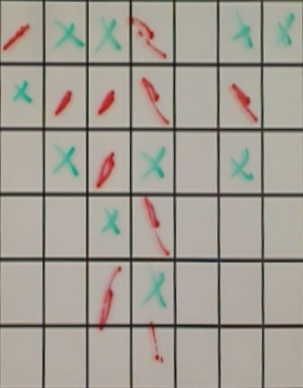
#> input picture oben_warped.jpg, 303 x 388 px
$ python grid.py ../oben_warped.jpg
#> lines starting #> are read from the running program, lines starting #| are printed output that depends on the picture; after the words box and inside, x2 and y2 are one past the last pixel; in counts of white or black regions, pixels touching at a corner belong together
"""Try to find a grid (or a chessboard) in the given image.
"""
from copy import deepcopy
import cv2
import math
import imutils
import numpy as np

debug_export_path = "/home/flyingdutchman/Bilder/"


class GridFinderException(Exception):
    """Exception thrown by GridFinder when somethings wrong"""
    pass


class Grid(object):
    """Given the result of a cv2.Canny, find a grid in the given image.
    The grid have no start and no end, only a "cell width" and an
    anchor (an intersection, so you can anlign the grid with the image).
    Exposes a list of columns (x, width) and a list of rows (y, height),
    as self.all_x and self.all_y.
    Exposes a all_cells() method, yielding every cells as tuples
    of (x, y, width, height).
    And a draw(self, image, color=(255, 0, 0), thickness=2) method,
    to draw the grid on a given image, usefull to check for correctness.
    """


def parse_args(args=None):
    """Return parsed arguments from command line"""
    from argparse import ArgumentParser
    parser = ArgumentParser(description='Grid finder')
    parser.add_argument('file', help='Input image')
    parser.add_argument('--hc', help='Color of the human player.'
                                     'Default = red', default='red')
    parser.add_argument('--rc', help='Color of the robot player.'
                                     'Default = green', default='green')
    parser.add_argument('--bb', help='Buffer to add around detected rectangle to improve grid detection.'
                                     'Default = 1', default='1')
    parser.add_argument('--resize', help='Resizes the input image for better performance.'
                                         'Default = 500', default='500')
    parser.add_argument('--saturation', help='Modify the saturation of the input image.'
                                             'Default = 1', default='1')
    if args is None:
        return parser.parse_args()
    return parser.parse_args(args)


def four_point_transform(image, pts):
    # obtain a consistent order of the points and unpack them
    # individually
    rect = order_points(pts)
    (tl, tr, br, bl) = rect

    # warp_image(image, tl, tr, br, bl)
    # compute the width of the new image, which will be the
    # maximum distance between bottom-right and bottom-left
    # x-coordiates or the top-right and top-left x-coordinates
    widthA = np.sqrt(((br[0] - bl[0]) ** 2) + ((br[1] - bl[1]) ** 2))
    widthB = np.sqrt(((tr[0] - tl[0]) ** 2) + ((tr[1] - tl[1]) ** 2))
    maxWidth = max(int(widthA), int(widthB))
    # compute the height of the new image, which will be the
    # maximum distance between the top-right and bottom-right
    # y-coordinates or the top-left and bottom-left y-coordinates
    heightA = np.sqrt(((tr[0] - br[0]) ** 2) + ((tr[1] - br[1]) ** 2))
    heightB = np.sqrt(((tl[0] - bl[0]) ** 2) + ((tl[1] - bl[1]) ** 2))
    maxHeight = max(int(heightA), int(heightB))

    converted_red_pixel_value = [0, 0]
    converted_green_pixel_value = [maxWidth, 0]
    converted_black_pixel_value = [0, maxHeight]
    converted_blue_pixel_value = [maxWidth, maxHeight]

    point_matrix = np.float32([tl, tr, br, bl])

    # Convert points
    converted_points = np.float32([converted_red_pixel_value, converted_green_pixel_value, converted_black_pixel_value,
                                   converted_blue_pixel_value])

    # perspective transform
    perspective_transform = cv2.getPerspectiveTransform(point_matrix, converted_points)
    img_Output = cv2.warpPerspective(image, perspective_transform, (maxWidth, maxHeight))
    return img_Output


def grid_as_json(img, grid, human_color, robot_color, saturation: float):
    """Export the given grid as a json file containing a list of cells as:
    {'x': ..., 'y': ..., 'color': ...}
    """
    import json
    columns = {}

    #img = cv2.imread('/home/flyingdutchman/IdeaProjects/Bildverarbeitung2/oben_warped.jpg')
    #img_flat = img.copy()

    if img.shape[1] > 500:
        img_flat = imutils.resize(img, 500)
    else:
        img_flat = img.copy()
    # img_flat = cv2.rotate(img_flat, cv2.ROTATE_90_COUNTERCLOCKWISE)
    img_flat = increase_brightness(img_flat, 40)
    img_flat = modify_saturation(img_flat, saturation)

    #cv2.imwrite(debug_export_path + 'premod.jpg', img)
    #cv2.imwrite(debug_export_path + 'postmod.jpg', img_flat)

    # height, width, number of channels in image
    height = img_flat.shape[0]
    width = img_flat.shape[1]
    cell_width = (width / 7)
    cell_height = (height / 6)

    for column in range(1, 8):
        rows = {}
        for row in range(1, 7):
            y = math.ceil((cell_width * column) - cell_width)
            x = math.ceil((cell_height * row) - cell_height)
            img_flat[x:x + 5, y:y + 5] = [0, 0, 0]

            # We only want a smaller area of the cell
            center_x = x + int(cell_height / 2)
            center_y = y + int(cell_width / 2)
            offset_x_left = center_x - int(cell_height / 3)
            offset_x_right = center_x + int(cell_height / 3)
            offset_y_top = center_y - int(cell_width / 3)
            offset_y_bottom = center_y + int(cell_width / 3)

            average = img_flat[offset_x_left:offset_x_right, offset_y_top:offset_y_bottom].mean(axis=0).mean(axis=0)
            # average = cv2.mean(img_flat[x:x + cell_width, y:y + cell_height])

            color = find_base_color(average)
            rows['Row' + (str(row))] = color_to_player(color, human_color, robot_color)
            #if color != [255, 255, 255]:
            img_flat[offset_x_left:offset_x_right, offset_y_top:offset_y_bottom] = color
            img_flat[center_x - 5:center_x + 5, center_y - 5:center_y + 5] = [0, 0, 0]

        columns['Column' + (str(column))] = deepcopy(rows)

    cv2.imwrite(debug_export_path + 'final.jpg', img_flat)
    return json.dumps(columns, indent=4)


def color_to_player(color, human_color, robot_color):
    if color == [255, 0, 0]:
        color_string = 'blue'
    elif color == [0, 255, 0]:
        color_string = 'green'
    elif color == [0, 0, 255]:
        color_string = 'red'
    else:
        color_string = 'white'

    if color_string == human_color:
        return 'h'
    elif color_string == robot_color:
        return 'r'
    else:
        return '0'


def find_base_color(mean_color):
    low_red = [0, 30, 20]
    high_red = [18, 255, 255]
    low_red_2 = [165, 35, 20]
    high_red_2 = [180, 255, 255]
    low_blue = [90, 50, 20]
    high_blue = [135, 255, 255]
    low_green = [35, 20, 20]
    high_green = [105, 255, 255]

    hsv_mean = cv2.cvtColor(np.uint8([[mean_color]]), cv2.COLOR_BGR2HSV)

    if blue_green_in_bound(hsv_mean[0][0], low_green, high_green):
        return [0, 255, 0]
    if blue_green_in_bound(hsv_mean[0][0], low_blue, high_blue):
        return [255, 0, 0]
    if red_in_bound(hsv_mean[0][0], low_red, high_red, low_red_2, high_red_2):
        return [0, 0, 255]
    return [255, 255, 255]


def increase_brightness(img, value=30):
    hsv = cv2.cvtColor(img, cv2.COLOR_BGR2HSV)
    h, s, v = cv2.split(hsv)

    lim = 255 - value
    v[v > lim] = 255
    v[v <= lim] += value

    final_hsv = cv2.merge((h, s, v))
    img = cv2.cvtColor(final_hsv, cv2.COLOR_HSV2BGR)
    return img


def modify_saturation(img, value):
    hsv_img = cv2.cvtColor(img, cv2.COLOR_BGR2HSV)
    hsv_img[..., 1] = hsv_img[..., 1] * value
    return cv2.cvtColor(hsv_img, cv2.COLOR_HSV2BGR)


def blue_green_in_bound(array, lower_bound, upper_bound):
    if array[0] >= lower_bound[0] and array[1] >= lower_bound[1] and array[2] >= lower_bound[2]:
        if array[0] <= upper_bound[0] and array[1] <= upper_bound[1] and array[2] <= upper_bound[2]:
            return True
    return False


def red_in_bound(array, lower_bound, upper_bound, red_second_lower_bound=None, red_second_upper_bound=None):
    if red_second_upper_bound is not None:
        if (array[0] >= lower_bound[0] and array[1] >= lower_bound[1] and array[2] >= lower_bound[2]) or \
                (array[0] >= red_second_lower_bound[0] and array[1] >= red_second_lower_bound[1] and array[2] >=
                 red_second_lower_bound[2]):
            if (array[0] <= upper_bound[0] and array[1] <= upper_bound[1] and array[2] <= upper_bound[2]) or \
                    (array[0] <= red_second_upper_bound[0] and array[1] <= red_second_upper_bound[1] and array[2] <=
                     red_second_upper_bound[2]):
                return True

    return False


def order_points(pts):
    most_left_top_to_bottom = sorted(sorted(pts, key=lambda element: (element[0][0], element[0][1]))[:2],
                                     key=lambda element: (element[0][1]))[:2]
    most_right_top_to_bottom = sorted(sorted(pts, key=lambda element: (element[0][0], element[0][1]))[2:4],
                                      key=lambda element: (element[0][1]))[:2]

    rect = np.zeros((4, 2), dtype="float32")
    rect[0] = most_left_top_to_bottom[0]  # Top left
    rect[1] = most_right_top_to_bottom[0]  # Top right
    rect[2] = most_left_top_to_bottom[1]  # Bottom left
    rect[3] = most_right_top_to_bottom[1]  # Bottom right
    return rect


def find_outer_bounds(img, border_buffer=1):
    gray = cv2.cvtColor(img, cv2.COLOR_BGR2GRAY)
    blur = cv2.GaussianBlur(gray, (7, 7), 0)
    thresh = cv2.adaptiveThreshold(blur, 255, 1, 1, 11, 2)
    contours, _ = cv2.findContours(thresh, cv2.RETR_TREE, cv2.CHAIN_APPROX_SIMPLE)
    max_area = 0
    c = 0
    for i in contours:
        area = cv2.contourArea(i)
        if area > 1000:
            if area > max_area:
                max_area = area
                best_cnt = i
        c += 1

    mask = np.zeros(gray.shape, np.uint8)
    cv2.drawContours(mask, [best_cnt], 0, 255, -1)
    cv2.drawContours(mask, [best_cnt], 0, 0, 2)

    out = np.zeros_like(gray)
    out[mask == 255] = gray[mask == 255]

    # Get the corners of our grid
    corners = cv2.goodFeaturesToTrack(mask, 4, 0.1, 100)

    # Abort execution if no rectangle could be found
    if corners is None or len(corners) < 4:
        return False, _, _, _, _, _

    # Sort the corners
    most_left_top_to_bottom = sorted(sorted(corners, key=lambda element: (element[0][0], element[0][1]))[:2],
                                     key=lambda element: (element[0][1]))[:2]
    most_right_top_to_bottom = sorted(sorted(corners, key=lambda element: (element[0][0], element[0][1]))[2:4],
                                      key=lambda element: (element[0][1]))[:2]

    corners = deepcopy(corners)
    corners[0] = deepcopy(most_left_top_to_bottom[0])  # top left
    corners[1] = deepcopy(most_right_top_to_bottom[0])  # top right
    corners[2] = deepcopy(most_right_top_to_bottom[1])  # bottom right
    corners[3] = deepcopy(most_left_top_to_bottom[1])  # bottom left

    # Move corners slightly to create a buffer in order to improve grid detection
    corners[0][0][0] -= border_buffer
    corners[0][0][1] -= border_buffer
    corners[1][0][0] += border_buffer
    corners[1][0][1] -= border_buffer
    corners[2][0][0] += border_buffer
    corners[2][0][1] += border_buffer
    corners[3][0][0] -= border_buffer
    corners[3][0][1] += border_buffer

    # Create our warped image
    warped = four_point_transform(img, corners)
    cv2.imwrite('/home/test/Bildverarbeitung/warped.jpg', warped)
    return True, warped, corners[0], corners[1], corners[2], corners[3]


def find_grid(filename: str, resize: int, border_buffer: int):
    """Find a grid pattern in the given file.
    Returns a tuple containing a flattened image so the found grid is
    now a rectangle, and a `Grid` object representing the found grid.
    """
    img = cv2.imread(filename)
    img = imutils.resize(img, resize)
    found, new_img, top_left, top_right, bottom_right, bottom_left = find_outer_bounds(img, border_buffer)
    grid = Grid()
    return new_img, grid


def json(arguments):
    return _run(parse_args(arguments))


def _run(args):
    img, grid = find_grid(args.file, int(args.resize), int(args.bb))
#> in find_grid, img is the input picture: shape (388, 303, 3); mean B, G, R 148.9, 158.3, 163.5
#> in find_outer_bounds, `thresh = cv2.adaptiveThreshold(blur, 255, 1, 1, 11, 2)`:
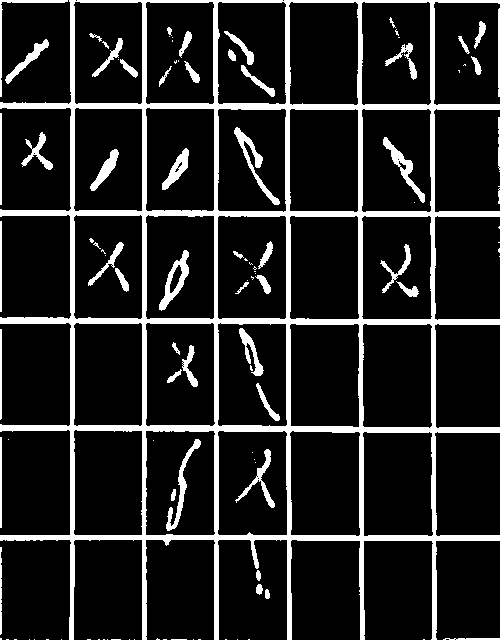
#> thresh: shape (640, 500); 13.8% white; 110 white regions (57 under 20 px)
#> in find_outer_bounds, `contours, _ = cv2.findContours(thresh, cv2.RETR_TREE, cv2.CHAIN_APPROX..`: contours = 163 contours, 87 with area under 20; largest, box (x1, y1, x2, y2) and area: (0, 0, 500, 640) 202392, (145, 430, 216, 536) 7147, (73, 429, 143, 536) 7144, (289, 430, 361, 537) 7140, (217, 430, 288, 536) 7125
#> the loop in find_outer_bounds, `for i in contours:` made 163 passes
#> (area, max_area) on pass 52: (202392, 202392)
#> area on passes 22, 25, 26, 27, 28, 40: 43.5, 30.5, 45, 31, 73.5, 284.5
#> after the loop in find_outer_bounds, `for i in contours:`: best_cnt = contour of 394 points, box (x1, y1, x2, y2) (0, 0, 500, 640), area 202392; c = 163; max_area = 202392
#> in find_outer_bounds, `cv2.drawContours(mask, [best_cnt], 0, 255, -1)`: mask: shape (640, 500); 64% white; 19 black regions (2 under 20 px), largest, box (x1, y1, x2, y2) and area: (0, 430, 70, 535) 7279, (0, 0, 71, 104) 7209, (0, 215, 71, 319) 7092
#> in find_outer_bounds, `cv2.drawContours(mask, [best_cnt], 0, 0, 2)`:
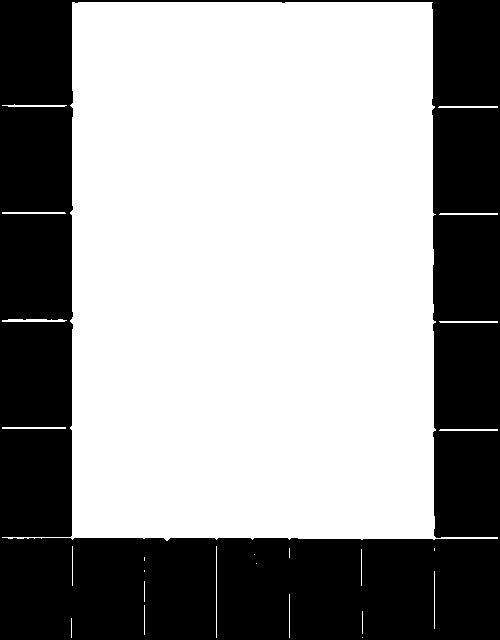
#> mask: shape (640, 500); 61.1% white; 1 black region, box (x1, y1, x2, y2) and area: (0, 0, 500, 640) 124491
#> in find_outer_bounds, `out[mask == 255] = gray[mask == 255]`:
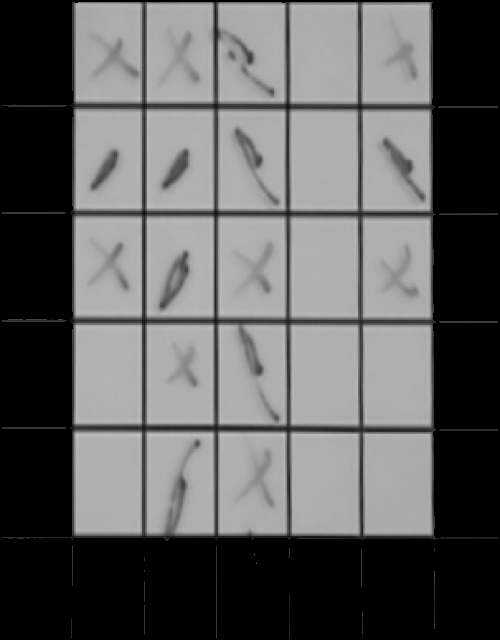
#> out: shape (640, 500); min 0, max 197, mean 95.3
#> in find_outer_bounds, `corners = cv2.goodFeaturesToTrack(mask, 4, 0.1, 100)`: corners = [[73, 3], [72, 538], [434, 214], [432, 2]]
#> in find_outer_bounds, `most_left_top_to_bottom = sorted(sorted(corners, key=lambda element: (..`: most_left_top_to_bottom = [[[73, 3]], [[72, 538]]]
#> in find_outer_bounds, `most_right_top_to_bottom = sorted(sorted(corners, key=lambda element: ..`: most_right_top_to_bottom = [[[432, 2]], [[434, 214]]]
#> in order_points, `most_left_top_to_bottom = sorted(sorted(pts, key=lambda element: (elem..`: most_left_top_to_bottom = [[[72, 2]], [[71, 539]]]
#> in order_points, `most_right_top_to_bottom = sorted(sorted(pts, key=lambda element: (ele..`: most_right_top_to_bottom = [[[433, 1]], [[435, 215]]]
#> in four_point_transform, `rect = order_points(pts)`: rect = [[72, 2], [433, 1], [71, 539], [435, 215]]
#> in four_point_transform, `(tl, tr, br, bl) = rect`: tl = [72, 2]; tr = [433, 1]; br = [71, 539]; bl = [435, 215]
#> in four_point_transform, `widthA = np.sqrt(((br[0] - bl[0]) ** 2) + ((br[1] - bl[1]) ** 2))`: widthA = 487.3
#> in four_point_transform, `widthB = np.sqrt(((tr[0] - tl[0]) ** 2) + ((tr[1] - tl[1]) ** 2))`: widthB = 361
#> in four_point_transform, `maxWidth = max(int(widthA), int(widthB))`: maxWidth = 487
#> in four_point_transform, `heightA = np.sqrt(((tr[0] - br[0]) ** 2) + ((tr[1] - br[1]) ** 2))`: heightA = 648.5
#> in four_point_transform, `heightB = np.sqrt(((tl[0] - bl[0]) ** 2) + ((tl[1] - bl[1]) ** 2))`: heightB = 420.9
#> in four_point_transform, `maxHeight = max(int(heightA), int(heightB))`: maxHeight = 648
#> in four_point_transform, `converted_green_pixel_value = [maxWidth, 0]`: converted_green_pixel_value = [487, 0]
#> in four_point_transform, `converted_black_pixel_value = [0, maxHeight]`: converted_black_pixel_value = [0, 648]
#> in four_point_transform, `converted_blue_pixel_value = [maxWidth, maxHeight]`: converted_blue_pixel_value = [487, 648]
#> in four_point_transform, `point_matrix = np.float32([tl, tr, br, bl])`: point_matrix = [[72, 2], [433, 1], [71, 539], [435, 215]]
#> in four_point_transform, `converted_points = np.float32([converted_red_pixel_value, converted_gr..`: converted_points = [[0, 0], [487, 0], [0, 648], [487, 648]]
#> in four_point_transform, `perspective_transform = cv2.getPerspectiveTransform(point_matrix, conv..`: perspective_transform = [[0.485, 0.000904, -34.94], [0.00304, 1.1, -2.41], [-0.00148, 2.5e-05, 1]]
#> in four_point_transform, `img_Output = cv2.warpPerspective(image, perspective_transform, (maxWid..`:
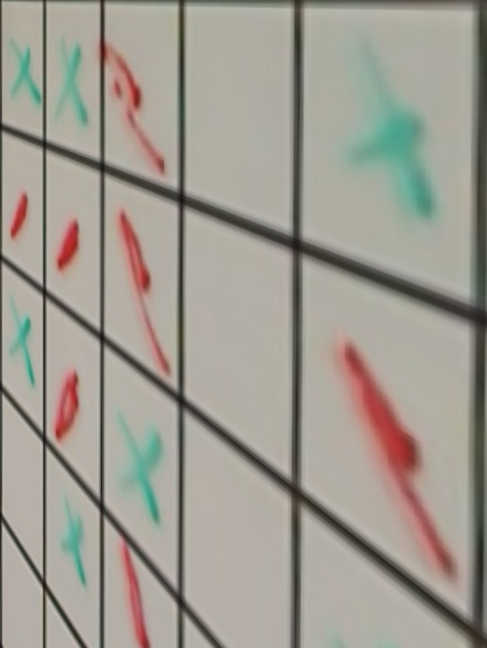
#> img_Output: shape (648, 487, 3); mean B, G, R 145.3, 155.1, 159.7
#> in find_grid, `found, new_img, top_left, top_right, bottom_right, bottom_left = find_..`: found = True; top_left = [[72, 2]]; top_right = [[433, 1]]; bottom_right = [[435, 215]]; bottom_left = [[71, 539]]
    return grid_as_json(img, grid, args.hc, args.rc, float(args.saturation))
#> in increase_brightness, `hsv = cv2.cvtColor(img, cv2.COLOR_BGR2HSV)`: hsv: shape (648, 487, 3); mean H, S, V 26.5, 29.9, 162.5
#> in increase_brightness, `h, s, v = cv2.split(hsv)`:
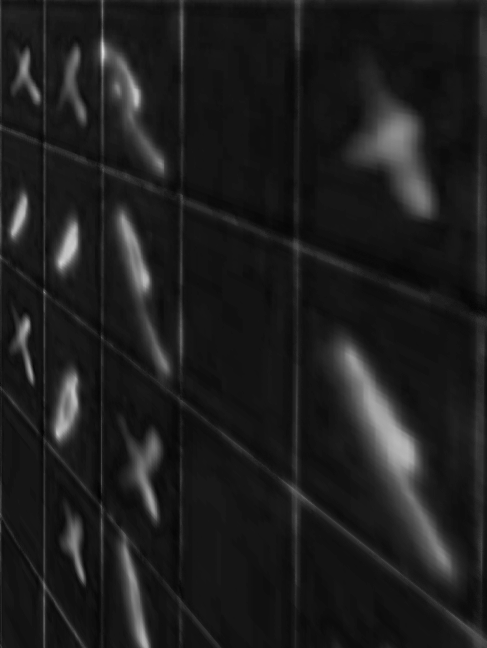
#> s: shape (648, 487); min 2, max 221, mean 29.9
#> in increase_brightness, `final_hsv = cv2.merge((h, s, v))`: final_hsv: shape (648, 487, 3); mean H, S, V 26.5, 29.9, 202.5
#> in increase_brightness, `img = cv2.cvtColor(final_hsv, cv2.COLOR_HSV2BGR)`:
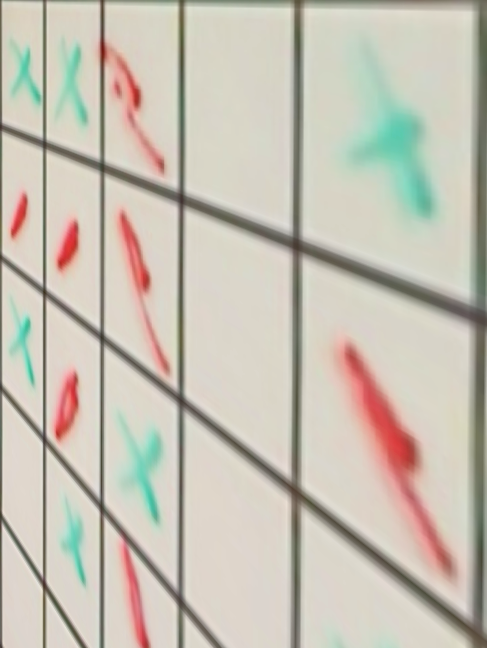
#> img: shape (648, 487, 3); mean B, G, R 180.4, 193.1, 198.9
#> in modify_saturation, `hsv_img = cv2.cvtColor(img, cv2.COLOR_BGR2HSV)`: hsv_img: shape (648, 487, 3); mean H, S, V 26.3, 30.6, 202.5
#> after the loop in grid_as_json, `for column in range(1, 8):`:
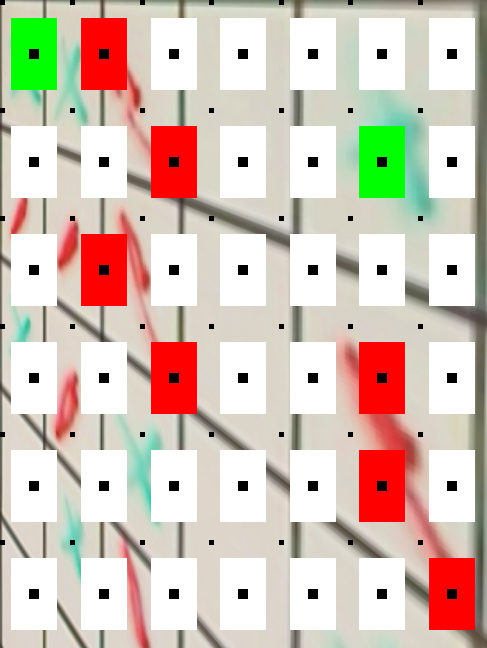
#> img_flat: shape (648, 487, 3); mean B, G, R 184.8, 197.2, 214
#> after the loop in grid_as_json, `for column in range(1, 8):`: columns = 7 items


def run(arguments):
    _run(parse_args(arguments))


def _main():
    """Run from command line, parsing command line arguments"""
    _run(parse_args())


if __name__ == '__main__':
    _main()
